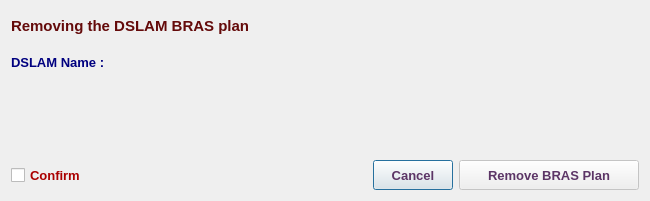
<?xml version="1.0" encoding="UTF-8"?>
<ui version="4.0">
 <class>MA5600RemoveBrasPlanDialog</class>
 <widget class="QDialog" name="MA5600RemoveBrasPlanDialog">
  <property name="geometry">
   <rect>
    <x>0</x>
    <y>0</y>
    <width>650</width>
    <height>201</height>
   </rect>
  </property>
  <property name="minimumSize">
   <size>
    <width>650</width>
    <height>200</height>
   </size>
  </property>
  <property name="maximumSize">
   <size>
    <width>651</width>
    <height>201</height>
   </size>
  </property>
  <property name="font">
   <font>
    <family>Tahoma</family>
    <pointsize>10</pointsize>
   </font>
  </property>
  <property name="windowTitle">
   <string>Remove BRAS Plan</string>
  </property>
  <property name="windowIcon">
   <iconset resource="../../../../../image.qrc">
    <normaloff>:/Image/remove.png</normaloff>:/Image/remove.png</iconset>
  </property>
  <layout class="QVBoxLayout" name="verticalLayout">
   <item>
    <widget class="QLabel" name="dslamLbl_2">
     <property name="sizePolicy">
      <sizepolicy hsizetype="Expanding" vsizetype="Preferred">
       <horstretch>0</horstretch>
       <verstretch>0</verstretch>
      </sizepolicy>
     </property>
     <property name="minimumSize">
      <size>
       <width>400</width>
       <height>30</height>
      </size>
     </property>
     <property name="maximumSize">
      <size>
       <width>16777215</width>
       <height>60</height>
      </size>
     </property>
     <property name="font">
      <font>
       <family>Tahoma</family>
       <pointsize>11</pointsize>
       <weight>75</weight>
       <bold>true</bold>
      </font>
     </property>
     <property name="styleSheet">
      <string notr="true">color: rgb(100, 10, 10);</string>
     </property>
     <property name="text">
      <string>Removing the DSLAM BRAS plan </string>
     </property>
     <property name="alignment">
      <set>Qt::AlignLeading|Qt::AlignLeft|Qt::AlignVCenter</set>
     </property>
     <property name="wordWrap">
      <bool>true</bool>
     </property>
    </widget>
   </item>
   <item>
    <layout class="QHBoxLayout" name="horizontalLayout">
     <item>
      <widget class="QLabel" name="label">
       <property name="minimumSize">
        <size>
         <width>140</width>
         <height>30</height>
        </size>
       </property>
       <property name="maximumSize">
        <size>
         <width>140</width>
         <height>30</height>
        </size>
       </property>
       <property name="font">
        <font>
         <family>Tahoma</family>
         <pointsize>10</pointsize>
         <weight>75</weight>
         <bold>true</bold>
        </font>
       </property>
       <property name="styleSheet">
        <string notr="true">color: rgb(0, 0, 127);</string>
       </property>
       <property name="text">
        <string>DSLAM Name :</string>
       </property>
      </widget>
     </item>
     <item>
      <widget class="QLabel" name="dslamLbl">
       <property name="sizePolicy">
        <sizepolicy hsizetype="Expanding" vsizetype="Preferred">
         <horstretch>0</horstretch>
         <verstretch>0</verstretch>
        </sizepolicy>
       </property>
       <property name="minimumSize">
        <size>
         <width>400</width>
         <height>30</height>
        </size>
       </property>
       <property name="maximumSize">
        <size>
         <width>16777215</width>
         <height>30</height>
        </size>
       </property>
       <property name="font">
        <font>
         <family>Tahoma</family>
         <pointsize>10</pointsize>
         <weight>75</weight>
         <bold>true</bold>
        </font>
       </property>
       <property name="styleSheet">
        <string notr="true">color: rgb(85, 0, 127);</string>
       </property>
       <property name="text">
        <string/>
       </property>
       <property name="alignment">
        <set>Qt::AlignLeading|Qt::AlignLeft|Qt::AlignVCenter</set>
       </property>
      </widget>
     </item>
    </layout>
   </item>
   <item>
    <spacer name="verticalSpacer">
     <property name="font">
      <font>
       <family>Tahoma</family>
       <pointsize>10</pointsize>
      </font>
     </property>
     <property name="orientation">
      <enum>Qt::Vertical</enum>
     </property>
     <property name="sizeHint" stdset="0">
      <size>
       <width>20</width>
       <height>13</height>
      </size>
     </property>
    </spacer>
   </item>
   <item>
    <layout class="QHBoxLayout" name="horizontalLayout_2">
     <item>
      <widget class="QCheckBox" name="checkBox">
       <property name="minimumSize">
        <size>
         <width>0</width>
         <height>30</height>
        </size>
       </property>
       <property name="maximumSize">
        <size>
         <width>16777215</width>
         <height>30</height>
        </size>
       </property>
       <property name="font">
        <font>
         <family>Tahoma</family>
         <pointsize>10</pointsize>
         <weight>75</weight>
         <bold>true</bold>
        </font>
       </property>
       <property name="styleSheet">
        <string notr="true">color: rgb(170, 0, 0);</string>
       </property>
       <property name="text">
        <string>Confirm</string>
       </property>
      </widget>
     </item>
     <item>
      <spacer name="horizontalSpacer_3">
       <property name="font">
        <font>
         <family>Tahoma</family>
         <pointsize>10</pointsize>
        </font>
       </property>
       <property name="orientation">
        <enum>Qt::Horizontal</enum>
       </property>
       <property name="sizeHint" stdset="0">
        <size>
         <width>40</width>
         <height>20</height>
        </size>
       </property>
      </spacer>
     </item>
     <item>
      <widget class="QPushButton" name="cancelBtn">
       <property name="sizePolicy">
        <sizepolicy hsizetype="Preferred" vsizetype="Preferred">
         <horstretch>0</horstretch>
         <verstretch>0</verstretch>
        </sizepolicy>
       </property>
       <property name="minimumSize">
        <size>
         <width>0</width>
         <height>30</height>
        </size>
       </property>
       <property name="maximumSize">
        <size>
         <width>250</width>
         <height>30</height>
        </size>
       </property>
       <property name="font">
        <font>
         <family>Tahoma</family>
         <pointsize>10</pointsize>
         <weight>75</weight>
         <bold>true</bold>
        </font>
       </property>
       <property name="styleSheet">
        <string notr="true">color: rgb(92, 53, 102);</string>
       </property>
       <property name="text">
        <string>Cancel</string>
       </property>
      </widget>
     </item>
     <item>
      <widget class="QPushButton" name="okBtn">
       <property name="enabled">
        <bool>false</bool>
       </property>
       <property name="sizePolicy">
        <sizepolicy hsizetype="Preferred" vsizetype="Preferred">
         <horstretch>0</horstretch>
         <verstretch>0</verstretch>
        </sizepolicy>
       </property>
       <property name="minimumSize">
        <size>
         <width>180</width>
         <height>30</height>
        </size>
       </property>
       <property name="maximumSize">
        <size>
         <width>250</width>
         <height>30</height>
        </size>
       </property>
       <property name="font">
        <font>
         <family>Tahoma</family>
         <pointsize>10</pointsize>
         <weight>75</weight>
         <bold>true</bold>
        </font>
       </property>
       <property name="styleSheet">
        <string notr="true">color: rgb(92, 53, 102);</string>
       </property>
       <property name="text">
        <string>Remove BRAS Plan</string>
       </property>
       <property name="icon">
        <iconset resource="../../../../../image.qrc">
         <normaloff>:/Image/remove.png</normaloff>:/Image/remove.png</iconset>
       </property>
       <property name="iconSize">
        <size>
         <width>20</width>
         <height>20</height>
        </size>
       </property>
      </widget>
     </item>
    </layout>
   </item>
  </layout>
 </widget>
 <tabstops>
  <tabstop>checkBox</tabstop>
  <tabstop>okBtn</tabstop>
  <tabstop>cancelBtn</tabstop>
 </tabstops>
 <resources>
  <include location="../../../../../image.qrc"/>
 </resources>
 <connections/>
</ui>
